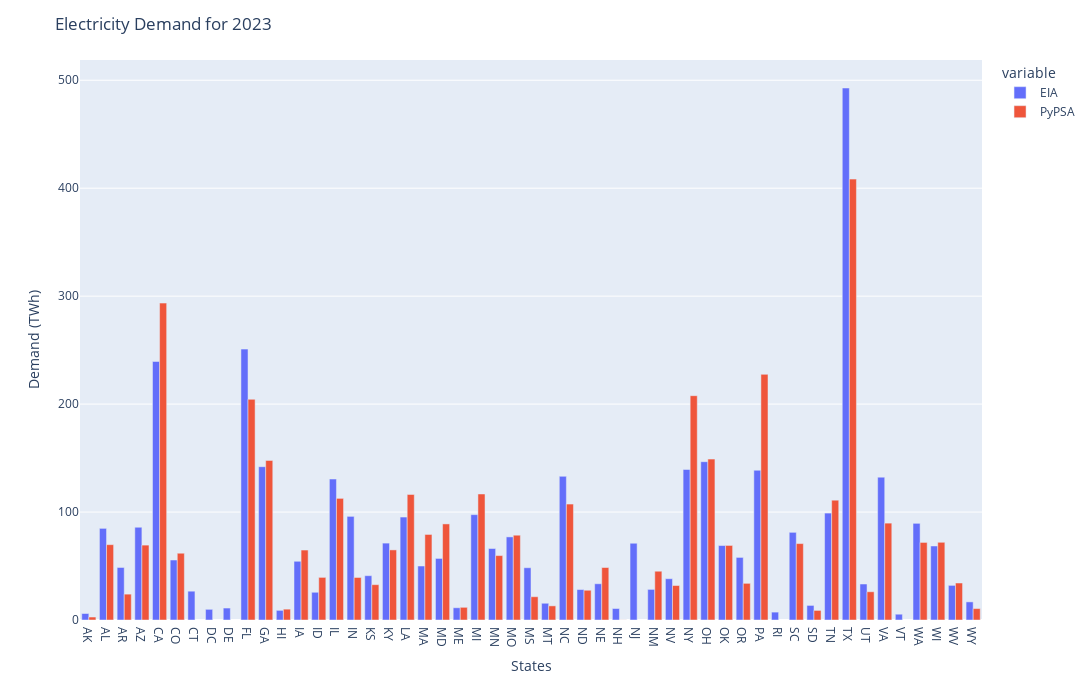

This figure's notebook cell:
### Code cell
fig = px.bar(demand_total, barmode='group')
fig.update_layout(width=1500, 
                  height=700, 
                  yaxis_title='Demand (TWh)',
                  xaxis_title='States',
                  title=f'Electricity Demand for {horizon}')
fig.show()

### Figure 1 — Plotly figure (JSON) as saved in the notebook; plotly's stock layout.template omitted (floating-point values rounded to 4 significant figures)
{"data": [{"alignmentgroup": "True", "hovertemplate": "variable=EIA<br>index=%{x}<br>value=%{y}<extra></extra>", "legendgroup": "EIA", "marker": {"color": "#636efa", "pattern": {"shape": ""}}, "name": "EIA", "offsetgroup": "EIA", "orientation": "v", "showlegend": true, "textposition": "auto", "type": "bar", "x": ["AK", "AL", "AR", "AZ", "CA", "CO", "CT", "DC", "DE", "FL", "GA", "HI", "IA", "ID", "IL", "IN", "KS", "KY", "LA", "MA", "MD", "ME", "MI", "MN", "MO", "MS", "MT", "NC", "ND", "NE", "NH", "NJ", "NM", "NV", "NY", "OH", "OK", "OR", "PA", "RI", "SC", "SD", "TN", "TX", "UT", "VA", "VT", "WA", "WI", "WV", "WY"], "xaxis": "x", "y": [6.025, 84.88, 48.65, 85.92, 239.5, 55.57, 26.68, 9.88, 11.08, 250.9, 142.0, 8.927, 54.4, 25.67, 130.6, 96.0, 41.05, 71.22, 95.37, 50.01, 57.03, 11.34, 97.59, 66.22, 76.98, 48.42, 15.51, 133.1, 28.2, 33.57, 10.63, 71.1, 28.35, 38.25, 139.4, 146.6, 68.98, 57.98, 138.7, 7.301, 81.2, 13.51, 99.05, 492.8, 33.34, 132.3, 5.364, 89.55, 68.56, 32.07, 16.79], "yaxis": "y"}, {"alignmentgroup": "True", "hovertemplate": "variable=PyPSA<br>index=%{x}<br>value=%{y}<extra></extra>", "legendgroup": "PyPSA", "marker": {"color": "#EF553B", "pattern": {"shape": ""}}, "name": "PyPSA", "offsetgroup": "PyPSA", "orientation": "v", "showlegend": true, "textposition": "auto", "type": "bar", "x": ["AK", "AL", "AR", "AZ", "CA", "CO", "CT", "DC", "DE", "FL", "GA", "HI", "IA", "ID", "IL", "IN", "KS", "KY", "LA", "MA", "MD", "ME", "MI", "MN", "MO", "MS", "MT", "NC", "ND", "NE", "NH", "NJ", "NM", "NV", "NY", "OH", "OK", "OR", "PA", "RI", "SC", "SD", "TN", "TX", "UT", "VA", "VT", "WA", "WI", "WV", "WY"], "xaxis": "x", "y": [2.75, 69.78, 23.96, 69.37, 293.6, 61.85, NaN, NaN, NaN, 204.4, 147.8, 10.05, 64.81, 39.47, 112.7, 39.4, 32.73, 64.94, 116.3, 79.24, 89.01, 11.75, 116.7, 59.68, 78.55, 21.57, 13.09, 107.4, 27.56, 48.62, 0.08, NaN, 45.19, 31.93, 207.8, 149.1, 69.07, 33.96, 227.6, NaN, 70.79, 8.87, 111.0, 408.4, 26.16, 89.74, NaN, 71.86, 71.99, 34.26, 10.58], "yaxis": "y"}], "layout": {"barmode": "group", "height": 700, "legend": {"title": {"text": "variable"}, "tracegroupgap": 0}, "margin": {"t": 60}, "title": {"text": "Electricity Demand for 2023"}, "width": 1500, "xaxis": {"anchor": "y", "domain": [0, 1], "title": {"text": "States"}}, "yaxis": {"anchor": "x", "domain": [0, 1], "title": {"text": "Demand (TWh)"}}}}
